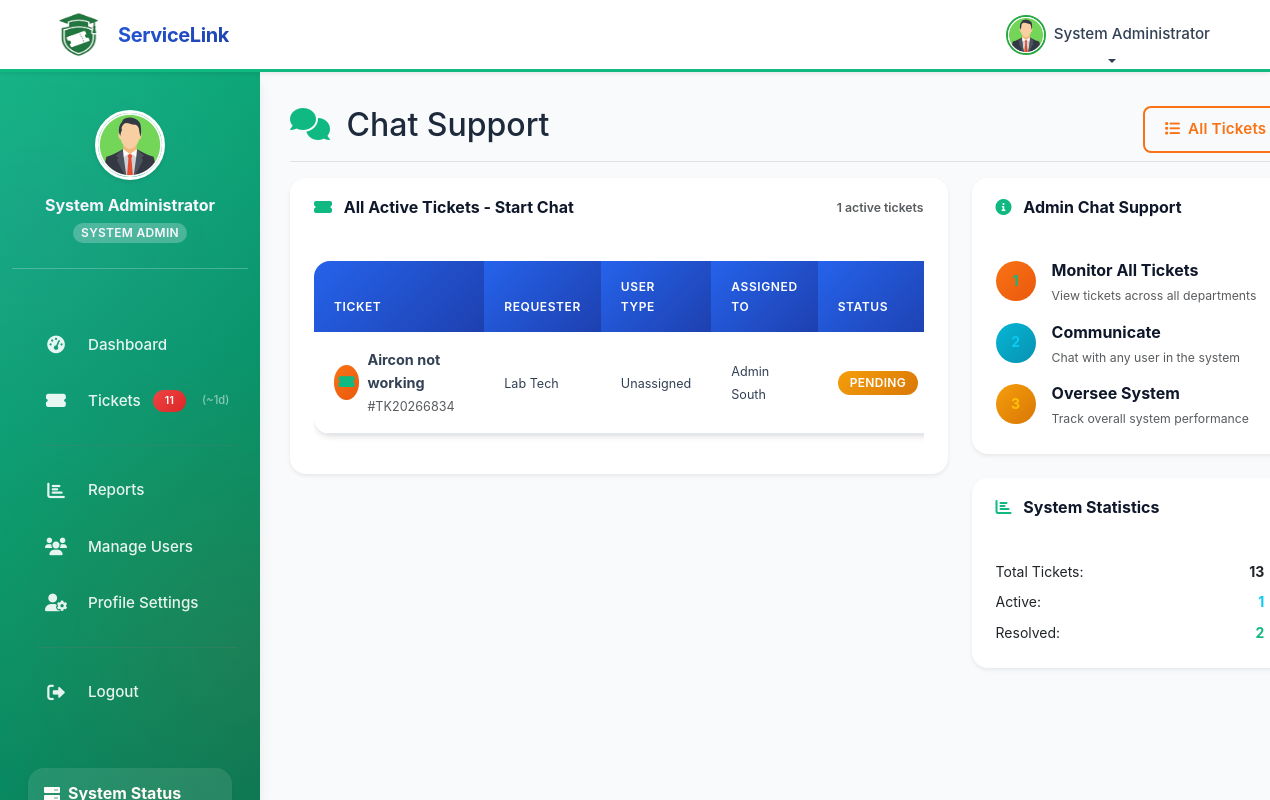
The page /admin/chat-support.php (signed in) on the database its author committed.
### tables this page shows
CREATE TABLE `users` (
  `id` int(11) NOT NULL,
  `user_number` varchar(20) DEFAULT NULL,
  `first_name` varchar(100) NOT NULL,
  `last_name` varchar(100) NOT NULL,
  `email` varchar(255) NOT NULL,
  `phone_number` varchar(20) DEFAULT NULL,
  `password_hash` varchar(255) DEFAULT NULL,
  `google_id` varchar(255) DEFAULT NULL,
  `role` enum('admin','department_admin','staff','user') DEFAULT 'user',
  `user_type` varchar(50) DEFAULT NULL COMMENT 'For staff: MIS, Labtech, Utility, Maintenance',
  `department_id` int(11) DEFAULT NULL,
  `campus_id` int(11) DEFAULT NULL,
  `year_level` enum('1st Year','2nd Year','3rd Year','4th Year','5th Year','Graduate','Faculty','Staff') DEFAULT '1st Year',
  `profile_picture` varchar(255) DEFAULT NULL,
  `is_active` tinyint(1) DEFAULT 1,
  `email_verified` tinyint(1) DEFAULT 0,
  `created_at` timestamp NOT NULL DEFAULT current_timestamp(),
  `updated_at` timestamp NOT NULL DEFAULT current_timestamp() ON UPDATE current_timestamp()
);

CREATE TABLE `tickets` (
  `id` int(11) NOT NULL,
  `ticket_number` varchar(20) NOT NULL,
  `title` varchar(255) NOT NULL,
  `description` text NOT NULL,
  `recommendations` text DEFAULT NULL,
  `category_id` int(11) DEFAULT NULL,
  `subcategory_id` int(11) DEFAULT NULL,
  `location_id` int(11) DEFAULT NULL,
  `priority` enum('low','medium','high','emergency') DEFAULT 'low',
  `status` enum('pending','in_progress','resolved','unresolved') DEFAULT 'pending',
  `resolution_type` enum('online','onsite') DEFAULT NULL,
  `estimated_days_to_solve` int(11) DEFAULT NULL,
  `requester_id` int(11) DEFAULT NULL,
  `assigned_to` int(11) DEFAULT NULL,
  `department_id` int(11) DEFAULT NULL,
  `ai_analysis` text DEFAULT NULL,
  `resolution` text DEFAULT NULL,
  `satisfaction_rating` int(11) DEFAULT NULL CHECK (`satisfaction_rating` >= 1 and `satisfaction_rating` <= 5),
  `satisfaction_feedback` text DEFAULT NULL,
  `created_at` timestamp NOT NULL DEFAULT current_timestamp(),
  `updated_at` timestamp NOT NULL DEFAULT current_timestamp() ON UPDATE current_timestamp(),
  `resolved_at` timestamp NULL DEFAULT NULL,
  `closed_at` timestamp NULL DEFAULT NULL,
  `is_client` tinyint(1) DEFAULT 0,
  `client_name` varchar(255) DEFAULT NULL,
  `client_email` varchar(255) DEFAULT NULL,
  `client_department` varchar(255) DEFAULT NULL,
  `tracking_code` varchar(20) DEFAULT NULL,
  `guest_campus` varchar(255) DEFAULT NULL,
  `guest_room` varchar(100) DEFAULT NULL,
  `guest_contact_info` text DEFAULT NULL
);

### admin/chat-support.php (the view, shortened to what the rows shown need)
<?php
require_once '../config/database.php';
require_once '../includes/functions.php';
$all_tickets = [];
try {
    $stmt = $pdo->query("
        SELECT t.*, sc.name as category_name, staff.user_type as assigned_user_type,
               CONCAT(requester.first_name, ' ', requester.last_name) as requester_name,
               CONCAT(staff.first_name, ' ', staff.last_name) as assigned_staff_name
        FROM tickets t
        LEFT JOIN service_categories sc ON t.category_id = sc.id
        LEFT JOIN users requester ON t.requester_id = requester.id
        LEFT JOIN users staff ON t.assigned_to = staff.id
        WHERE t.status IN ('pending', 'in_progress', 'unresolved', 'new', 'assigned', 'reopen', 'on_hold')
        ORDER BY t.created_at DESC
        LIMIT 30
    ");
    $all_tickets = $stmt->fetchAll();
} catch (PDOException $e) {
    $all_tickets = [];
}
?>
<!DOCTYPE html>
<html lang="en">
<head>
    <link href="https://cdn.jsdelivr.net/npm/bootstrap@5.3.0/dist/css/bootstrap.min.css" rel="stylesheet">
    <link href="https://cdnjs.cloudflare.com/ajax/libs/font-awesome/6.0.0/css/all.min.css" rel="stylesheet">
    <link href="../assets/css/style.css" rel="stylesheet">
</head>
<body>
    <?php include '../includes/top_nav.php'; ?>
    <div class="container-fluid">
        <div class="row">
            <?php include '../includes/sidebar.php'; ?>
            <main class="col-md-9 ms-sm-auto col-lg-10 px-md-4 dashboard-content">
                <div class="d-flex justify-content-between flex-wrap flex-md-nowrap align-items-center pt-3 pb-2 mb-3 border-bottom">
                    <h1 class="h2">
                        <i class="fas fa-comments text-success me-2"></i>
                        Chat Support
                    </h1>
                </div>
                <div class="row">
                    <div class="col-lg-8 mb-4">
                        <?php if (!empty($all_tickets)): ?>
                            <div class="card border-0 shadow-sm">
                                <div class="card-body">
                                    <div class="table-responsive">
                                        <table class="table table-hover">
                                            <thead>
                                                <tr>
                                                    <th>Ticket</th>
                                                    <th>Requester</th>
                                                    <th>User Type</th>
                                                    <th>Assigned To</th>
                                                    <th>Status</th>
                                                </tr>
                                            </thead>
                                            <tbody>
                                                <?php foreach ($all_tickets as $ticket): ?>
                                                    <tr>
                                                        <td>
                                                            <div class="d-flex align-items-center">
                                                                <div class="bg-success bg-opacity-10 rounded-circle d-flex align-items-center justify-content-center me-2" style="width: 35px; height: 35px;">
                                                                    <i class="fas fa-ticket-alt text-success"></i>
                                                                </div>
                                                                <div>
                                                                    <div class="fw-bold"><?php echo htmlspecialchars($ticket['title']); ?></div>
                                                                    <small class="text-muted">#<?php echo htmlspecialchars($ticket['ticket_number']); ?></small>
                                                                </div>
                                                            </div>
                                                        </td>
                                                        <td>
                                                            <small><?php echo htmlspecialchars($ticket['requester_name']); ?></small>
                                                        </td>
                                                        <td>
                                                            <small><?php echo htmlspecialchars($ticket['assigned_user_type'] ?? 'Unassigned'); ?></small>
                                                        </td>
                                                        <td>
                                                            <?php if ($ticket['assigned_staff_name']): ?>
                                                                <small><?php echo htmlspecialchars($ticket['assigned_staff_name']); ?></small>
                                                            <?php else: ?>
                                                                <span class="text-muted">Unassigned</span>
                                                            <?php endif; ?>
                                                        </td>
                                                        <td>
                                                            <span class="badge bg-<?php echo getStatusColor($ticket['status']); ?>">
                                                                <?php echo ucfirst(str_replace('_', ' ', $ticket['status'])); ?>
                                                            </span>
                                                        </td>
                                                    </tr>
                                                <?php endforeach; ?>
                                            </tbody>
                                        </table>
                                    </div>
                                </div>
                            </div>
                        <?php endif; ?>
                    </div>
                </div>
            </main>
        </div>
    </div>
</body>
</html>

### includes/top_nav.php (shortened to what the rows shown need)
<?php
$current_dir = basename(dirname($_SERVER['PHP_SELF']));
$base_path = '';
if ($current_dir == 'admin' || $current_dir == 'department' || $current_dir == 'staff' || $current_dir == 'student') {
    $base_path = '../';
}
$user_profile_picture = null;
if (isset($pdo) && isset($_SESSION['user_id'])) {
    try {
        $stmt = $pdo->prepare("SELECT profile_picture FROM users WHERE id = ?");
        $stmt->execute([$_SESSION['user_id']]);
        $result = $stmt->fetch(PDO::FETCH_ASSOC);
        if ($result && !empty($result['profile_picture'])) {
            $user_profile_picture = $result['profile_picture'];
        }
    } catch (Exception $e) {
        $user_profile_picture = null;
    }
}
?>
<nav class="navbar navbar-expand-lg navbar-light bg-white shadow-sm" style="border-bottom: 3px solid #10b981;">
    <div class="container-fluid">
        <div class="navbar-nav ms-auto d-none d-md-flex">
            <div class="nav-item dropdown">
                <a class="nav-link dropdown-toggle d-flex align-items-center text-dark" href="#" id="userDropdown" role="button" data-bs-toggle="dropdown" aria-expanded="false">
                    <?php if (!empty($user_profile_picture) && file_exists($base_path . $user_profile_picture)): ?>
                        <img src="<?php echo $base_path . htmlspecialchars($user_profile_picture); ?>"
                            alt="Profile" class="rounded-circle me-2"
                            style="width: 40px; height: 40px; object-fit: cover; border: 2px solid #28a745;">
                    <?php endif; ?>
                    <span><?php echo htmlspecialchars($_SESSION['user_name']); ?></span>
                </a>
            </div>
        </div>
    </div>
</nav>

### includes/sidebar.php (shortened to what the rows shown need)
<?php
$current_dir  = basename(dirname($_SERVER['PHP_SELF']));
?>
<nav id="sidebarMenu" class="dashboard-sidebar">
    <div class="pt-3 pb-5">
        <div class="text-center mb-4 p-4 border-bottom border-light border-opacity-25">
            <div class="mb-3 position-relative d-inline-block">
                <?php
                $profile_picture = null;
                try {
                    $sPic = $pdo->prepare("SELECT profile_picture FROM users WHERE id = ?");
                    $sPic->execute([$_SESSION['user_id']]);
                    $profile_picture = $sPic->fetch()['profile_picture'] ?? null;
                } catch (PDOException $e) {
                    $profile_picture = $_SESSION['profile_picture'] ?? null;
                }
                $pic_prefix = in_array($current_dir, ['admin', 'department', 'staff', 'student']) ? '../' : '';
                if ($profile_picture): ?>
                    <img src="<?php echo $pic_prefix . htmlspecialchars($profile_picture); ?>"
                        alt="Profile" class="rounded-circle shadow-sm"
                        style="width:70px;height:70px;object-fit:cover;border:3px solid #fff;">
                <?php endif; ?>
            </div>
        </div>
    </div>
</nav>

### rows shown on the page
users: profile_picture (picture)
tickets: title "Aircon not working", ticket_number "TK20266834", requester_name "Lab Tech", users.user_type "Unassigned", assigned_staff_name "Admin South", status "PENDING"

### other values the page prints
$_SESSION['user_name'] "System Administrator"
$_sb_badge "11"
$_sb_avg "1"
count($all_tickets) "1"
$total_tickets "13"
$total_active "1"
$total_resolved "2"
